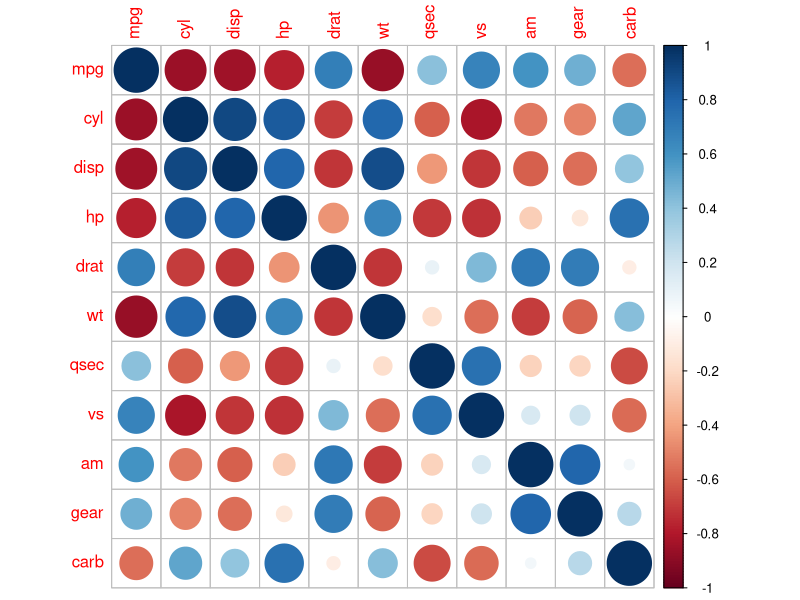

This figure's R source:
## ---- chunk 1
head(mtcars)
## ---- chunk 2
library(corrplot)
## ---- chunk 3
corrplot(cor(mtcars)) 
